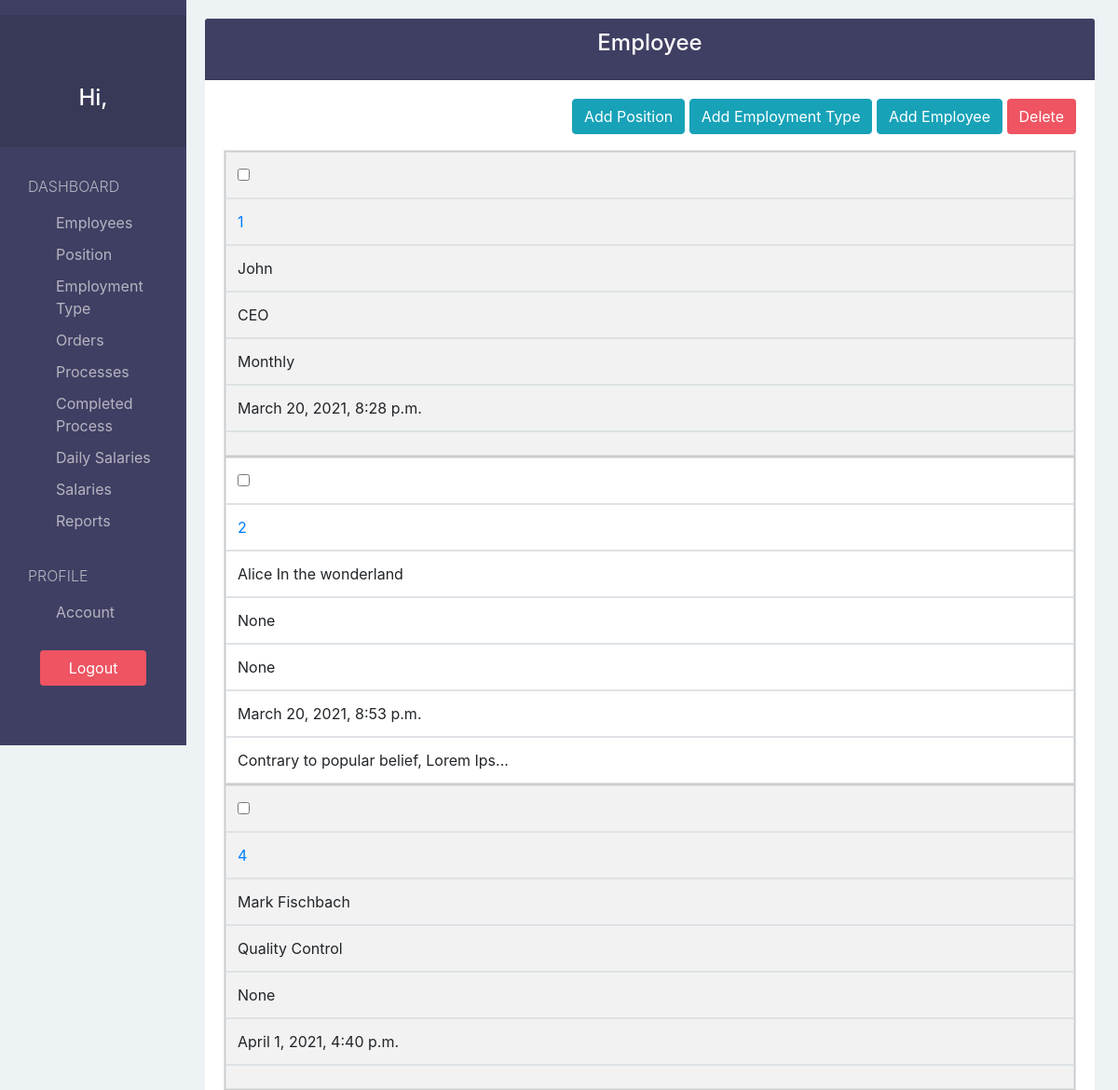
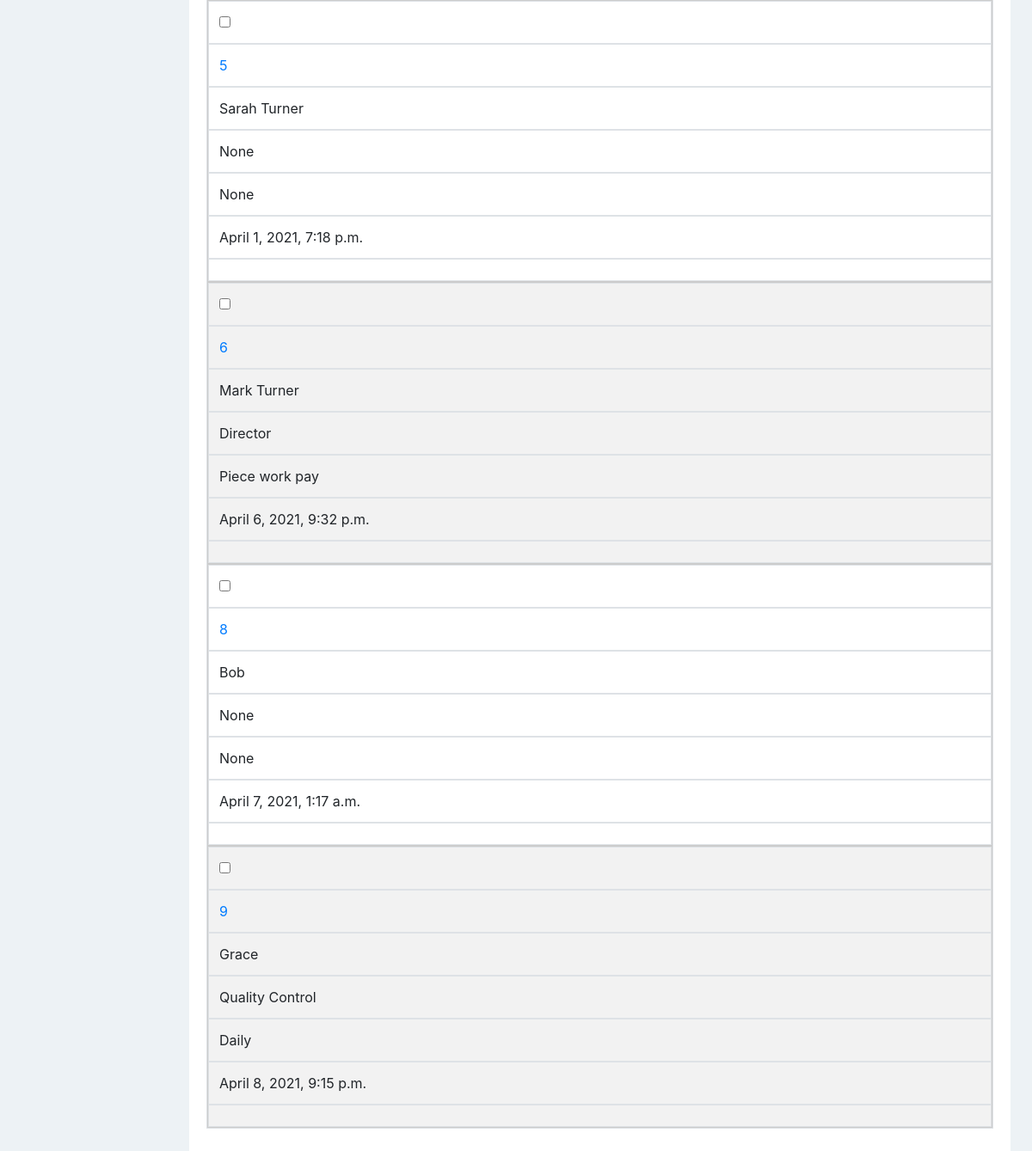
/employee/, run on the app's committed database (2 pictures, top to bottom).
### payrollApp/models.py (models this page shows, shortened)
class Employee(models.Model):
  firstName      = models.CharField(max_length=30)
  lastName       = models.CharField(max_length=30, blank=True, null=True)
  phoneNumber    = models.CharField(max_length=15, blank=True, null=True)
  email          = models.CharField(max_length=100, blank=True, null=True)
  address        = models.CharField(max_length=200, blank=True, null=True)
  positionID     = models.ForeignKey('Position', default=None, null=True, on_delete=models.SET_DEFAULT, blank=True)
  employmentTypeID = models.ForeignKey('EmploymentType', default=None, null=True, on_delete=models.SET_DEFAULT, blank=True)
  hireDate       = models.DateTimeField(auto_now_add=True)
  terminationDate= models.DateTimeField(blank=True, null=True)
  notes          = models.TextField(blank=True, null=True)

class Position(models.Model):
  name = models.CharField(max_length=60)
  def __str__(self):
    return self.name

class EmploymentType(models.Model):
  name        = models.CharField(max_length=60)
  description = models.TextField(blank=True, null=True)
  def __str__(self):
    return self.name

### payrollApp/views.py (the view)
# urls.py: path('employee/', views.employee_view, name="employee"),
def employee_view(request):
  employees = Employee.objects.all()
  flag   = True
  if not employees:
    flag=False
  context = {
    'employees':employees,
    'flags':flag
  }
  return render(request, 'employee/employee.html', context)

### payrollApp/templates/employee/employee.html (shortened to what this page needs)
{% extends 'view_base.html' %}
{% block viewTitle %}Employee{% endblock %}
{% block addBtn %}
<a href="{% url 'create-position' %}?next={{ request.path }}" class="btn btn-info">Add Position</a>
<a href="{% url 'create-employmentType' %}?next={{ request.path }}" class="btn btn-info">Add Employment Type</a>
<a href="{% url 'create-employee' %}" class="btn btn-info">Add Employee</a>
{% endblock %}
{% block columns %}
  {% if flags %}
  {% block form %}
    <form action="{% url 'delete-employee'%}" method="POST">{% csrf_token %}
  {% endblock %}
  {% endif %}
{% endblock %}
{% block tbodyContent %}
  {% if not flags %}
  <h3>No Employee</h3>
  {% else %}
    {% for employee  in employees %}
      <tr>
        <td><input type="checkbox" name="selected" value="{{ employee.id }}" id="enableDeleteBtn"></td>
        <td scope="row"><a href="{% url 'edit-employee' employee.id %}">{{ employee.id }}</a></td>
        <td>{{ employee.firstName|capfirst }} {% if employee.lastName %}{{ employee.lastName|capfirst }}{% endif %}</td>
        <td>{{ employee.positionID }}</td>
        <td>{{ employee.employmentTypeID }}</td>
        <td>{{ employee.hireDate }}</td>
        <td>{{ employee.notes|slice:"0:37" }}{% if employee.notes|length > 37 %}...{% endif %}</td>
      </tr>
    {% endfor %}
  {% endif %}
{% endblock %}

### payrollApp/static/css/style.css (style rules this page uses)
body { padding-top: 20px; background-color: #EDF2F5; overflow: auto; }

### payrollApp/static/css/tableStyle.css (style rules this page uses)
@media only screen and (max-width: 760px),
(min-device-width: 768px) and (max-device-width: 1024px) { table, thead, tbody, th, td, tr { display: block; } }
@media only screen and (max-width: 760px),
(min-device-width: 768px) and (max-device-width: 1024px) { tr { border: 1px solid #ccc; } }
@media only screen and (max-width: 760px),
(min-device-width: 768px) and (max-device-width: 1024px) { td { border: none; border-bottom: 1px solid #eee; position: relative; padding-left: 50%; } }
@media only screen and (max-width: 760px),
(min-device-width: 768px) and (max-device-width: 1024px) { td:before { position: absolute; top: 6px; left: 6px; width: 45%; padding-right: 10px; white-space: nowrap; } }

### data on the page
Employee: id "1", firstName "John", positionID "CEO", employmentTypeID "Monthly", hireDate "March 20, 2021, 8:28 p.m."
Employee: id "2", firstName "Alice", lastName "In the wonderland", positionID "None", employmentTypeID "None", hireDate "March 20, 2021, 8:53 p.m.", notes "Contrary to popular belief, Lorem Ips"
Employee: id "4", firstName "Mark", lastName "Fischbach", positionID "Quality Control", employmentTypeID "None", hireDate "April 1, 2021, 4:40 p.m."
Employee: id "5", firstName "Sarah", lastName "Turner", positionID "None", employmentTypeID "None", hireDate "April 1, 2021, 7:18 p.m."
Employee: id "6", firstName "Mark", lastName "Turner", positionID "Director", employmentTypeID "Piece work pay", hireDate "April 6, 2021, 9:32 p.m."
Employee: id "8", firstName "Bob", positionID "None", employmentTypeID "None", hireDate "April 7, 2021, 1:17 a.m."
Employee: id "9", firstName "Grace", positionID "Quality Control", employmentTypeID "Daily", hireDate "April 8, 2021, 9:15 p.m."
